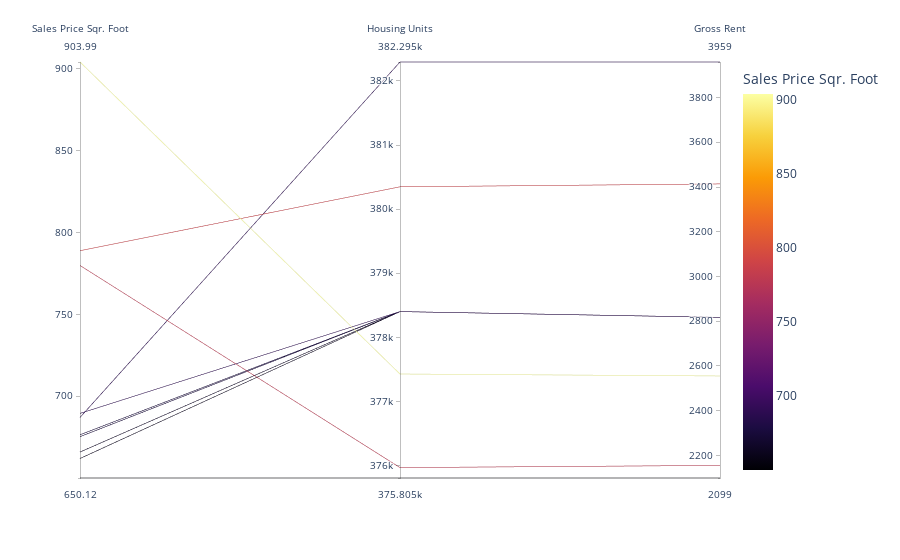

Source (notebook cell):
### Markdown cell above
## Parallel Coordinates and Parallel Categories Analysis

In this section, you will use plotly express to create parallel coordinates and parallel categories visualizations so that investors can interactively filter and explore various factors related to the sales price of the neighborhoods. 

Using the DataFrame of Average values per neighborhood (calculated above), create the following visualizations:
1. Create a Parallel Coordinates Plot
2. Create a Parallel Categories Plot

### Code cell
# Parallel Coordinates Plot
parallel_coordinates_plot = px.parallel_coordinates(
    ten_expensive_neighborhoods,    
    dimensions = ["sale_price_sqr_foot", "housing_units", "gross_rent"],
    color = "sale_price_sqr_foot",
    color_continuous_scale=px.colors.sequential.Inferno,
    labels={
        "sale_price_sqr_foot":"Sales Price Sqr. Foot",
        "housing_units":"Housing Units", 
        "gross_rent":"Gross Rent" 
    }
)
parallel_coordinates_plot.show()

### Figure 1 — Plotly figure (JSON) as saved in the notebook; plotly's stock layout.template omitted (floating-point values rounded to 4 significant figures)
{"data": [{"dimensions": [{"label": "Sales Price Sqr. Foot", "values": [904.0, 788.8, 779.8, 689.6, 687.1, 676.5, 675.4, 666.0, 662.0, 650.1]}, {"label": "Housing Units", "values": [377400.0, 380348, 376000.0, 378401, 382295, 378401, 378401, 378401, 378401, 375805]}, {"label": "Gross Rent", "values": [2555.0, 3414, 2155.0, 2817.0, 3959, 2817.0, 2817.0, 2817.0, 2817.0, 2099]}], "domain": {"x": [0, 1], "y": [0, 1]}, "line": {"color": [904.0, 788.8, 779.8, 689.6, 687.1, 676.5, 675.4, 666.0, 662.0, 650.1], "coloraxis": "coloraxis"}, "name": "", "type": "parcoords"}], "layout": {"autosize": true, "coloraxis": {"colorbar": {"title": {"text": "Sales Price Sqr. Foot"}}, "colorscale": [[0, "#000004"], [0.1111, "#1b0c41"], [0.2222, "#4a0c6b"], [0.3333, "#781c6d"], [0.4444, "#a52c60"], [0.5556, "#cf4446"], [0.6667, "#ed6925"], [0.7778, "#fb9b06"], [0.8889, "#f7d13d"], [1, "#fcffa4"]]}, "legend": {"tracegroupgap": 0}, "margin": {"t": 60}}}
